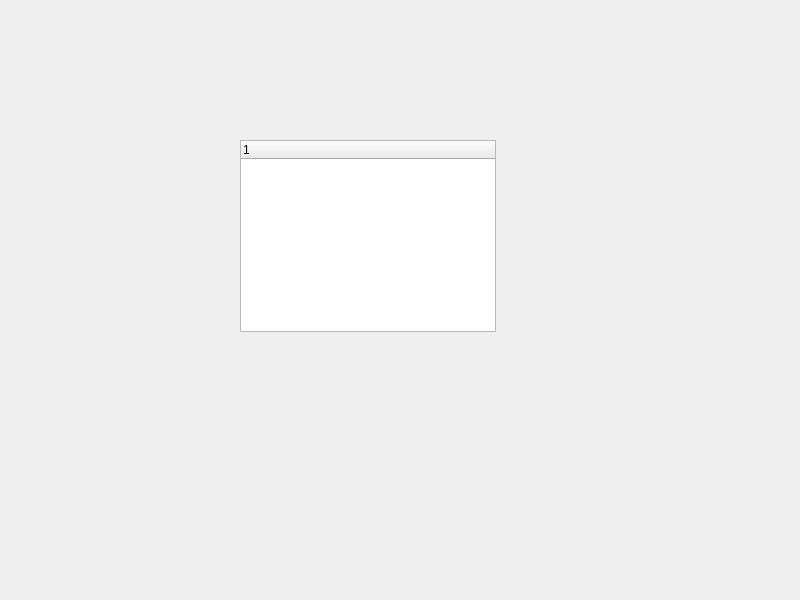
<?xml version="1.0" encoding="UTF-8"?>
<ui version="4.0">
 <class>Widget</class>
 <widget class="QWidget" name="Widget">
  <property name="geometry">
   <rect>
    <x>0</x>
    <y>0</y>
    <width>800</width>
    <height>600</height>
   </rect>
  </property>
  <property name="windowTitle">
   <string>Widget</string>
  </property>
  <widget class="QTreeWidget" name="treeWidget">
   <property name="geometry">
    <rect>
     <x>240</x>
     <y>140</y>
     <width>256</width>
     <height>192</height>
    </rect>
   </property>
   <column>
    <property name="text">
     <string notr="true">1</string>
    </property>
   </column>
  </widget>
 </widget>
 <resources/>
 <connections/>
</ui>
